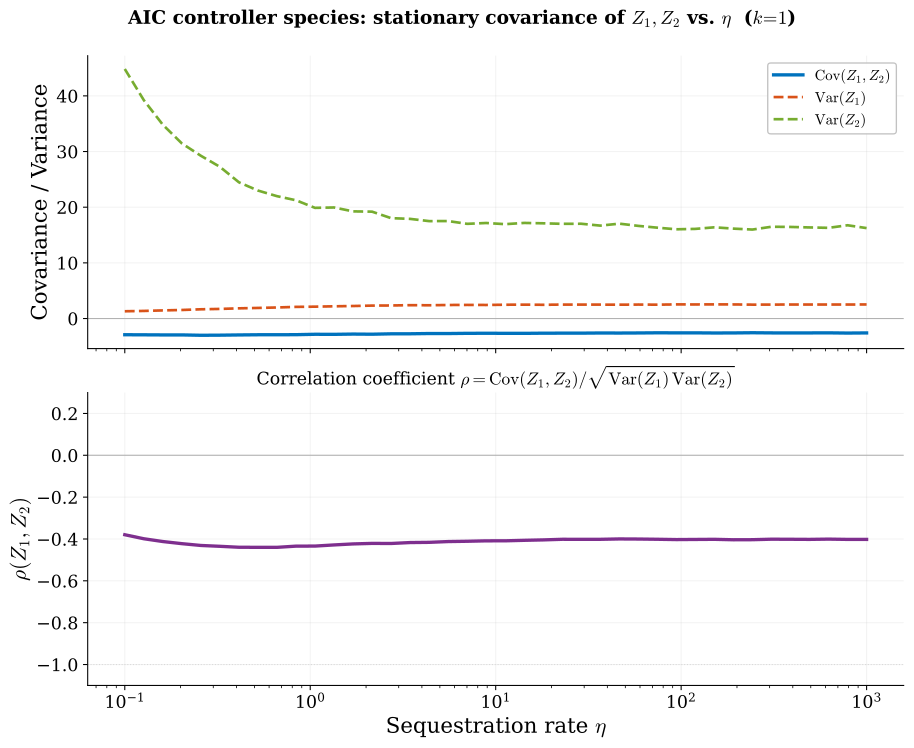

Recreate this plot in Python.
import numpy as np
import subprocess, time
import matplotlib, matplotlib.pyplot as plt

matplotlib.rcParams.update({
    "svg.fonttype": "path", "mathtext.fontset": "cm",
    "font.family": "serif", "font.size": 14,
    "axes.labelsize": 16, "axes.titlesize": 15,
    "legend.fontsize": 11, "xtick.labelsize": 13, "ytick.labelsize": 13,
    "lines.linewidth": 2.5, "axes.linewidth": 0.8,
    "axes.spines.top": False, "axes.spines.right": False,
})
BLUE="#0072BD"; ORANGE="#D95319"; GREEN="#77AC30"; PURPLE="#7E2F8E"
OUT = "/mnt/user-data/outputs"

k = 1.0
n_eta = 40
nevents = 3_000_000
burn = 500_000
eta_vals = np.logspace(-1, 3, n_eta)

inp = " ".join(f"{v:.8f}" for v in eta_vals) + "\n"

print(f"k={k}, {n_eta} eta values, {nevents/1e6:.0f}M events each")
t0 = time.time()
proc = subprocess.run(
    ["/home/claude/ssa_cov", str(k), str(n_eta), str(nevents), str(burn)],
    input=inp, capture_output=True, text=True, timeout=120)
print(f"SSA done in {time.time()-t0:.1f}s")

# Parse
lines = proc.stdout.strip().split("\n")
mean_z1 = np.zeros(n_eta); mean_z2 = np.zeros(n_eta)
cov_z1z2 = np.zeros(n_eta)
var_z1 = np.zeros(n_eta); var_z2 = np.zeros(n_eta)
for i, line in enumerate(lines):
    vals = [float(x) for x in line.split()]
    mean_z1[i], mean_z2[i], cov_z1z2[i], var_z1[i], var_z2[i] = vals

print(f"Cov range: [{cov_z1z2.min():.4f}, {cov_z1z2.max():.4f}]")
print(f"E[Z1] range: [{mean_z1.min():.3f}, {mean_z1.max():.3f}]")
print(f"E[Z2] range: [{mean_z2.min():.3f}, {mean_z2.max():.3f}]")

# Correlation coefficient
corr = cov_z1z2 / np.sqrt(var_z1 * var_z2)

# ── Figure ────────────────────────────────────────────────────
fig, (ax1, ax2) = plt.subplots(2, 1, figsize=(10, 8), sharex=True)
fig.subplots_adjust(left=0.11, right=0.96, top=0.92, bottom=0.10,
                    hspace=0.15)
fig.suptitle(
    r"AIC controller species: stationary covariance of $Z_1, Z_2$ "
    r"vs. $\eta$  ($k\!=\!1$)",
    fontsize=14, fontweight="bold")

# Top: covariance and variances
ax1.plot(eta_vals, cov_z1z2, color=BLUE, lw=2.5,
         label=r"$\mathrm{Cov}(Z_1, Z_2)$")
ax1.plot(eta_vals, var_z1, color=ORANGE, lw=2.0, ls="--",
         label=r"$\mathrm{Var}(Z_1)$")
ax1.plot(eta_vals, var_z2, color=GREEN, lw=2.0, ls="--",
         label=r"$\mathrm{Var}(Z_2)$")
ax1.axhline(0, color="0.7", lw=0.8)
ax1.set_ylabel("Covariance / Variance")
ax1.set_xscale("log")
ax1.legend(loc="upper right", framealpha=0.95, edgecolor="0.75")
ax1.grid(True, alpha=0.15)

# Bottom: correlation coefficient
ax2.plot(eta_vals, corr, color=PURPLE, lw=2.5)
ax2.axhline(0, color="0.7", lw=0.8)
ax2.axhline(-1, color="0.85", lw=0.8, ls=":")
ax2.set_xlabel(r"Sequestration rate $\eta$")
ax2.set_ylabel(r"$\rho(Z_1, Z_2)$")
ax2.set_title(r"Correlation coefficient "
              r"$\rho = \mathrm{Cov}(Z_1,Z_2) / "
              r"\sqrt{\mathrm{Var}(Z_1)\,\mathrm{Var}(Z_2)}$",
              fontsize=13)
ax2.set_xscale("log")
ax2.set_ylim(-1.1, 0.3)
ax2.grid(True, alpha=0.15)

fig.savefig(f"{OUT}/aic_z1z2_covariance.svg", bbox_inches="tight")
fig.savefig("/home/claude/aic_z1z2_covariance.png", dpi=200,
            bbox_inches="tight")
plt.close()
print("Saved aic_z1z2_covariance.svg")
